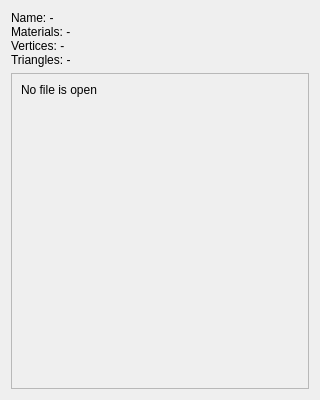
<?xml version="1.0" encoding="UTF-8"?>
<ui version="4.0">
 <class>FileInfoWindow</class>
 <widget class="QWidget" name="FileInfoWindow">
  <property name="geometry">
   <rect>
    <x>0</x>
    <y>0</y>
    <width>320</width>
    <height>400</height>
   </rect>
  </property>
  <property name="windowTitle">
   <string>File information</string>
  </property>
  <layout class="QVBoxLayout" name="verticalLayout">
   <item>
    <widget class="QLabel" name="basic">
     <property name="text">
      <string>Name: -
Materials: -
Vertices: -
Triangles: -</string>
     </property>
    </widget>
   </item>
   <item>
    <widget class="QScrollArea" name="scrollArea">
     <property name="widgetResizable">
      <bool>true</bool>
     </property>
     <widget class="QWidget" name="scrollAreaWidgetContents">
      <property name="geometry">
       <rect>
        <x>0</x>
        <y>0</y>
        <width>300</width>
        <height>322</height>
       </rect>
      </property>
      <layout class="QVBoxLayout" name="verticalLayout_2">
       <item>
        <widget class="QLabel" name="detail">
         <property name="text">
          <string>No file is open</string>
         </property>
         <property name="alignment">
          <set>Qt::AlignLeading|Qt::AlignLeft|Qt::AlignTop</set>
         </property>
         <property name="textInteractionFlags">
          <set>Qt::LinksAccessibleByMouse|Qt::TextSelectableByMouse</set>
         </property>
        </widget>
       </item>
      </layout>
     </widget>
    </widget>
   </item>
  </layout>
 </widget>
 <resources/>
 <connections/>
</ui>
